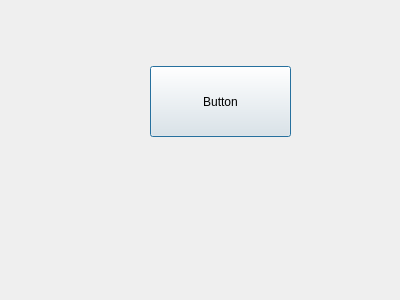
<?xml version="1.0" encoding="UTF-8"?>
<ui version="4.0">
 <class>Dialog</class>
 <widget class="QDialog" name="Dialog">
  <property name="geometry">
   <rect>
    <x>0</x>
    <y>0</y>
    <width>400</width>
    <height>300</height>
   </rect>
  </property>
  <property name="windowTitle">
   <string>Dialog</string>
  </property>
  <widget class="QPushButton" name="pushButton">
   <property name="geometry">
    <rect>
     <x>150</x>
     <y>66</y>
     <width>141</width>
     <height>71</height>
    </rect>
   </property>
   <property name="text">
    <string>Button</string>
   </property>
  </widget>
 </widget>
 <resources/>
 <connections/>
</ui>
